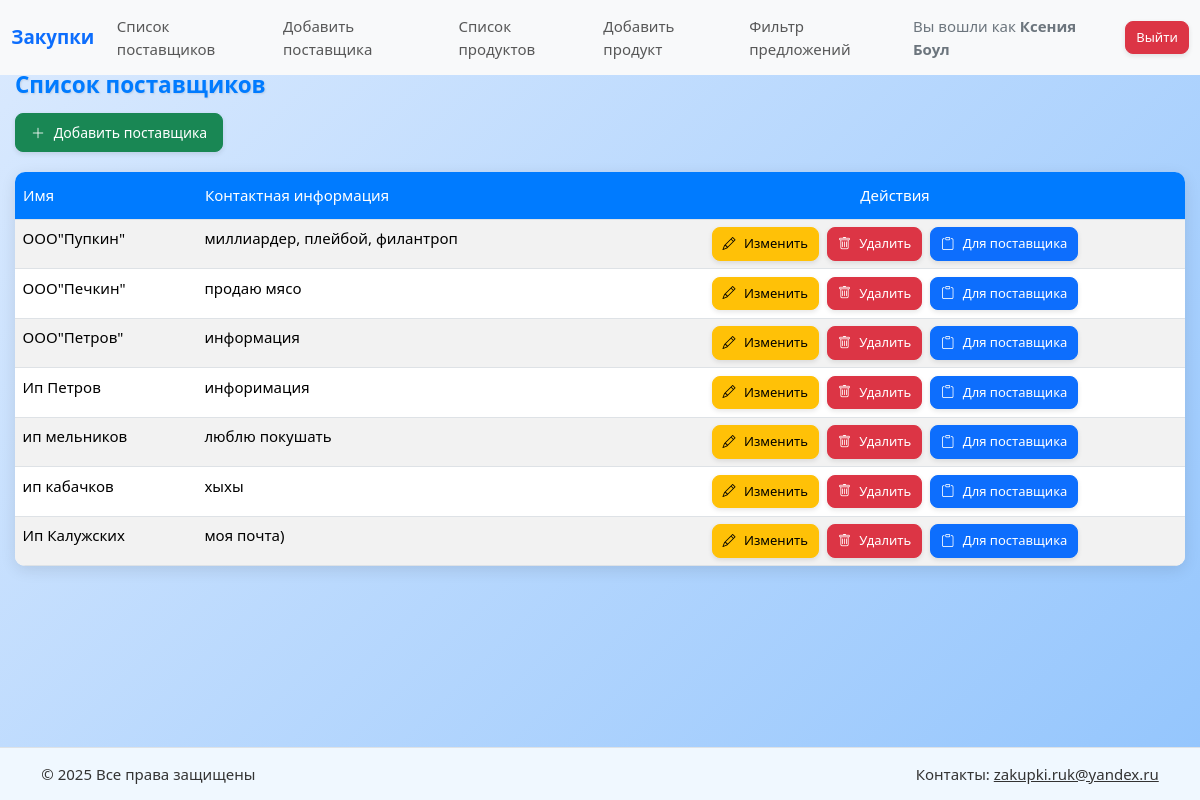
The page /supplier_list/ (signed in) on the database its author committed.
### procurement/models.py (models this page shows, shortened)
class Supplier(models.Model):
    name = models.CharField(max_length=255, verbose_name=u"Наименование")
    contact_info = models.TextField(verbose_name=u"Контактная информация")
    class Meta:
        verbose_name = 'Поставщик'
        verbose_name_plural = 'Поставщики'

### procurement/views.py (the view)
# urls.py: path('supplier_list/', views.supplier_list, name='supplier_list'),
@login_required
def supplier_list(request):
    suppliers = Supplier.objects.all()  # Получаем всех поставщиков из базы данных
    return render(request, 'supplier/supplier_list.html', {'suppliers': suppliers})

### procurement/templates/supplier/supplier_list.html (shortened to what this page needs)
{% load static %}
<!DOCTYPE html>
<html lang="ru">
<head>
    <link rel="stylesheet" href="{% static 'css/bootstrap.min.css' %}">
    <link rel="stylesheet" href="{% static 'font/bootstrap-icons.css' %}">
</head>
<body>
    {% include 'header.html' %}
    <div class="main-container">
        <div class="page-header">
            <h1 class="page-title">Список поставщиков</h1>
            <a href="{% url 'add_supplier' %}" class="btn btn-success align-self-start">
                <i class="bi bi-plus-lg"></i> Добавить поставщика
            </a>
        </div>
        <div class="table-responsive">
            <table class="table table-hover table-striped">
                <thead>
                    <tr>
                        <th>Имя</th>
                        <th>Контактная информация</th>
                        <th class="text-center">Действия</th>
                    </tr>
                </thead>
                <tbody>
                    {% for supplier in suppliers %}
                    <tr>
                        <td>{{ supplier.name|truncatechars:20 }}</td>
                        <td>{{ supplier.contact_info|truncatechars:30 }}</td>
                        <td>
                            <div class="action-buttons">
                                <a href="{% url 'edit_supplier' supplier.id %}" class="btn btn-warning btn-sm">
                                    <i class="bi bi-pencil"></i> Изменить
                                </a>
                                <a href="{% url 'delete_supplier' supplier.id %}" class="btn btn-danger btn-sm">
                                    <i class="bi bi-trash"></i> Удалить
                                </a>
                                <a href="{% url 'supplier_form' supplier.id %}" class="btn btn-primary btn-sm copy-link"
                                    data-supplier-id="{{ supplier.id }}">
                                    <i class="bi bi-clipboard"></i> Для поставщика
                                </a>
                            </div>
                        </td>
                    </tr>
                    {% empty %}
                    <tr>
                        <td colspan="3" class="text-center py-3">Нет поставщиков</td>
                    </tr>
                    {% endfor %}
                </tbody>
            </table>
        </div>
    </div>
    {% include 'footer.html' %}
</body>
</html>

### procurement/templates/header.html (shortened to what this page needs)
<nav class="navbar navbar-expand-lg bg-body-tertiary fixed-top">
    <div class="container-fluid">
        <a class="navbar-brand fw-bold text-primary" href="{% url 'product_supplier_table' %}">Закупки</a>
        <div class="collapse navbar-collapse" id="navbarNav">
            <ul class="navbar-nav me-auto">
                <li class="nav-item">
                    <a class="nav-link" href="{% url 'supplier_list' %}">Список поставщиков</a>
                </li>
                <li class="nav-item">
                    <a class="nav-link" href="{% url 'add_supplier' %}">Добавить поставщика</a>
                </li>
                <li class="nav-item">
                    <a class="nav-link" href="{% url 'product_list' %}">Список продуктов</a>
                </li>
                <li class="nav-item">
                    <a class="nav-link" href="{% url 'add_product' %}">Добавить продукт</a>
                </li>
                <li class="nav-item">
                    <a class="nav-link" href="{% url 'price_list' %}">Фильтр предложений</a>
                </li>
            </ul>
            <div class="d-flex align-items-center">
                {% if user.is_authenticated %}
                    <span class="me-3 text-secondary">Вы вошли как <strong>{{ user.first_name }} {{ user.last_name }}</strong></span>
                    <a href="{% url 'logout' %}" class="btn btn-danger btn-sm">Выйти</a>
                {% else %}
                    <a href="{% url 'login' %}" class="btn btn-primary btn-sm me-2">Войти</a>
                    <a href="{% url 'register' %}" class="btn btn-success btn-sm">Регистрация</a>
                {% endif %}
            </div>
        </div>
    </div>
</nav>

### procurement/templates/supplier/supplier_list.html (style rules this page uses)
:root { --header-height: 56px; --footer-height: 40px; --animation-duration: 0.3s; }
html, body { height: 100%; margin: 0; padding: 0; background: linear-gradient(135deg, #dbeafe, #93c5fd); background-attachment: fixed; font-size: 15px; display: flex; flex-direction: column; }
.main-container { padding: 15px; padding-top: calc(var(--header-height) + 15px); padding-bottom: calc(var(--footer-height) + 15px); animation: fadeIn var(--animation-duration) ease-out; flex: 1; }
.page-header { display: flex; flex-direction: column; gap: 15px; margin-bottom: 20px; animation: slideDown 0.4s ease-out; }
.table-responsive { border-radius: 10px; overflow: hidden; box-shadow: 0 4px 15px rgba(0, 0, 0, 0.1); background: white; animation: zoomIn 0.5s ease-out; }
.table th { background-color: #007bff !important; color: white !important; padding: 12px 8px !important; position: sticky; top: 0; font-weight: 500; }
.table tr { transition: all 0.2s ease; }
.table tbody tr { animation: fadeInRow 0.4s ease-out forwards; }
.table tbody tr:nth-child(1) { animation-delay: 0.1s; }
.table tbody tr:nth-child(2) { animation-delay: 0.2s; }
.action-buttons { display: flex; gap: 8px; flex-wrap: wrap; justify-content: center; }
.copy-link { animation: pulse 2s infinite; }
.page-title { font-size: 1.5rem; font-weight: 600; color: #007bff; margin: 0; text-shadow: 1px 1px 2px rgba(0, 0, 0, 0.1); }
.btn { border-radius: 8px; padding: 8px 15px; font-weight: 500; white-space: nowrap; font-size: 14px; transition: all 0.2s ease; transform: translateZ(0); box-shadow: 0 2px 5px rgba(0, 0, 0, 0.1); }
.btn i { margin-right: 5px; transition: transform 0.2s ease; }
.table { margin-bottom: 0; width: 100%; }
.btn-sm { padding: 6px 10px; font-size: 13px; }
.table tbody tr:nth-child(3) { animation-delay: 0.3s; }
.table tbody tr:nth-child(4) { animation-delay: 0.4s; }
.table tbody tr:nth-child(5) { animation-delay: 0.5s; }
.table tbody tr:nth-child(n+6) { animation-delay: 0.6s; }

### rows shown on the page
Supplier: name "ООО\"Пупкин\"", contact_info "миллиардер, плейбой, филантроп"
Supplier: name "ООО\"Печкин\"", contact_info "продаю мясо"
Supplier: name "ООО\"Петров\"", contact_info "информация"
Supplier: name "Ип Петров", contact_info "инфоримация"
Supplier: name "ип мельников", contact_info "люблю покушать"
Supplier: name "ип кабачков", contact_info "хыхы"
Supplier: name "Ип Калужских", contact_info "моя почта)"

### other values the page prints
{{ user.first_name }} "Ксения"
{{ user.last_name }} "Боул"
